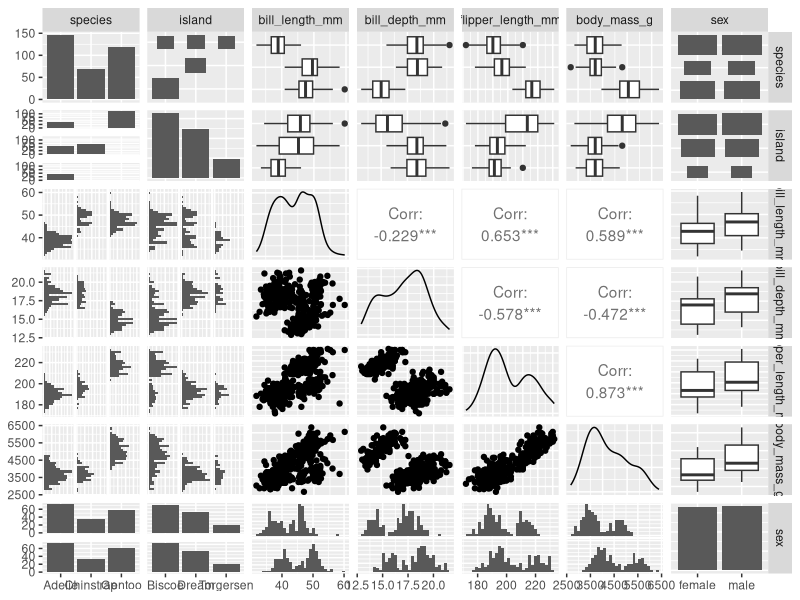
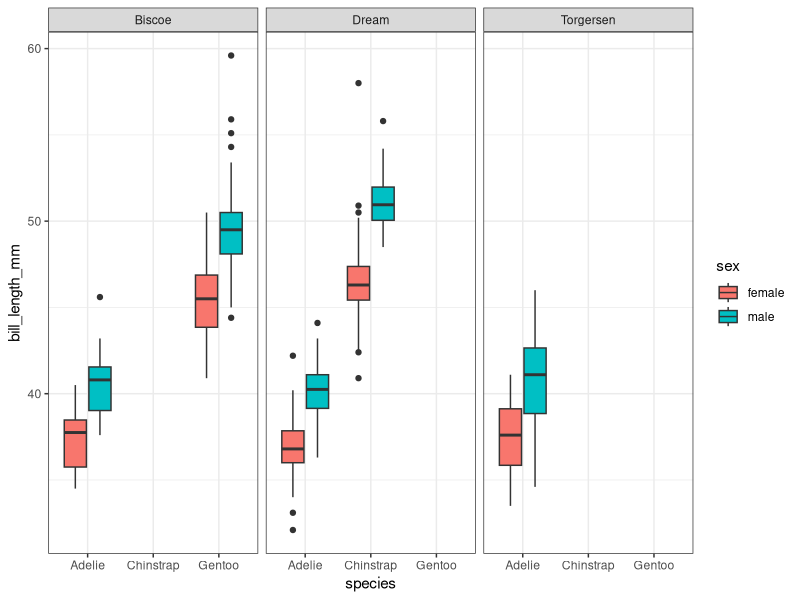
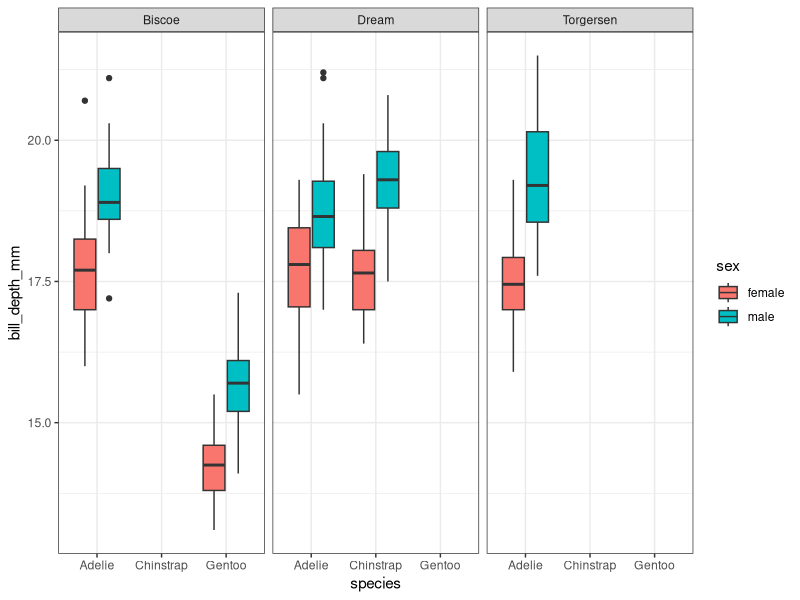
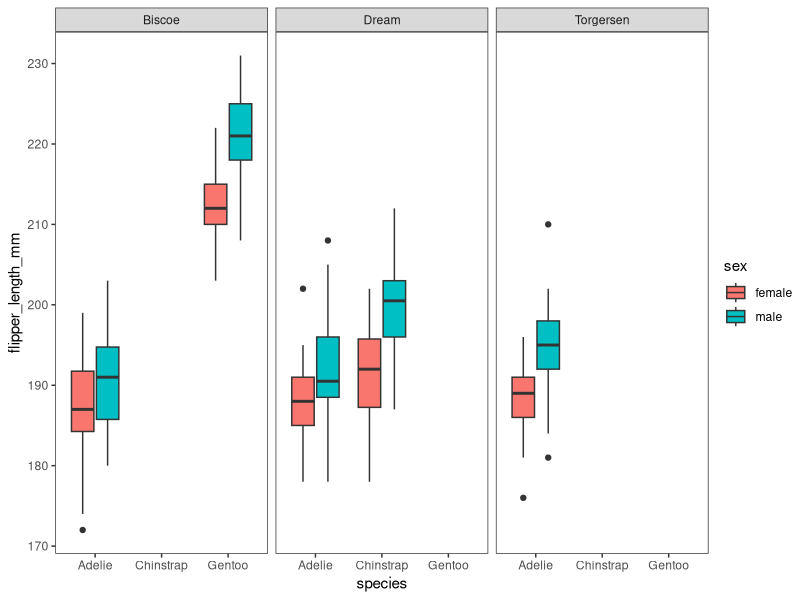
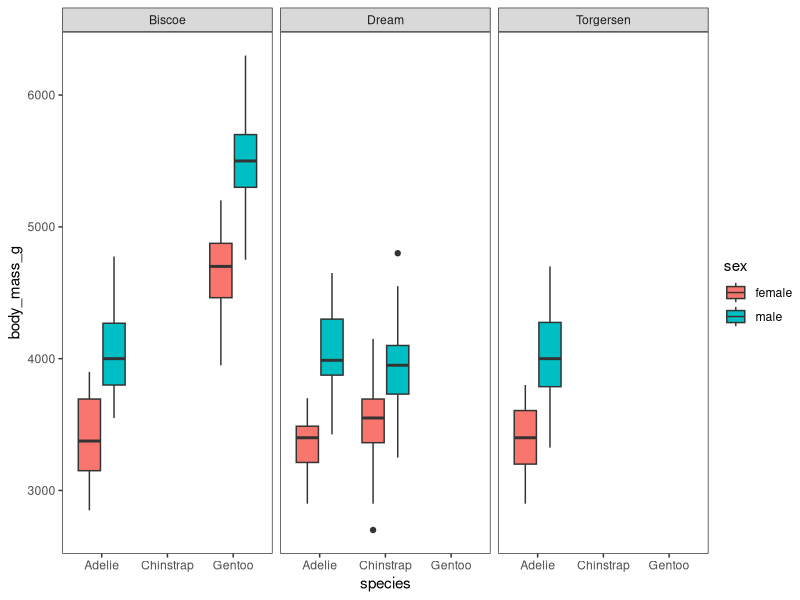
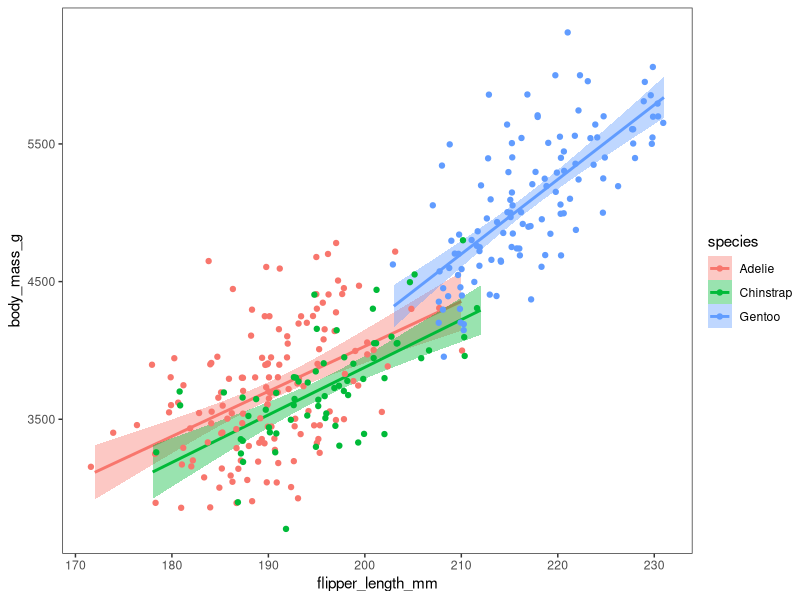

Reproduce these figures in R, in order.
## ---- chunk 1
knitr::opts_chunk$set(fig.retina = 2)
## ---- chunk 2
library(tidyverse)
library(GGally)
library(palmerpenguins)
## ---- chunk 3
data(penguins)
penguins
## ---- chunk 4
summary(penguins)
## ---- chunk 5
df_clean <- penguins |>
  drop_na()

summary(df_clean)
## ---- chunk 6
df_clean |>
  select(-year) |>
  ggpairs()
## ---- chunk 7
ggplot(df_clean, aes(x=species, y=bill_length_mm, fill=sex)) +
  geom_boxplot() +
  facet_wrap(~island) +
  theme_bw()
## ---- chunk 8
ggplot(df_clean, aes(x=species, y=bill_depth_mm, fill=sex)) +
  geom_boxplot() +
  facet_wrap(~island) +
  theme_bw()
## ---- chunk 9
ggplot(df_clean, aes(x=species, y=flipper_length_mm, fill=sex)) +
  geom_boxplot() +
  facet_wrap(~island) +
  theme_test()
## ---- chunk 10
ggplot(df_clean, aes(x=species, y=body_mass_g, fill=sex)) +
  geom_boxplot() +
  facet_wrap(~island) +
  theme_test()
## ---- chunk 11
ggplot(df_clean, aes(x=flipper_length_mm, y=body_mass_g, color = species, fill=species)) +
  geom_smooth(method = "lm") +
  geom_jitter() +
  theme_test()
